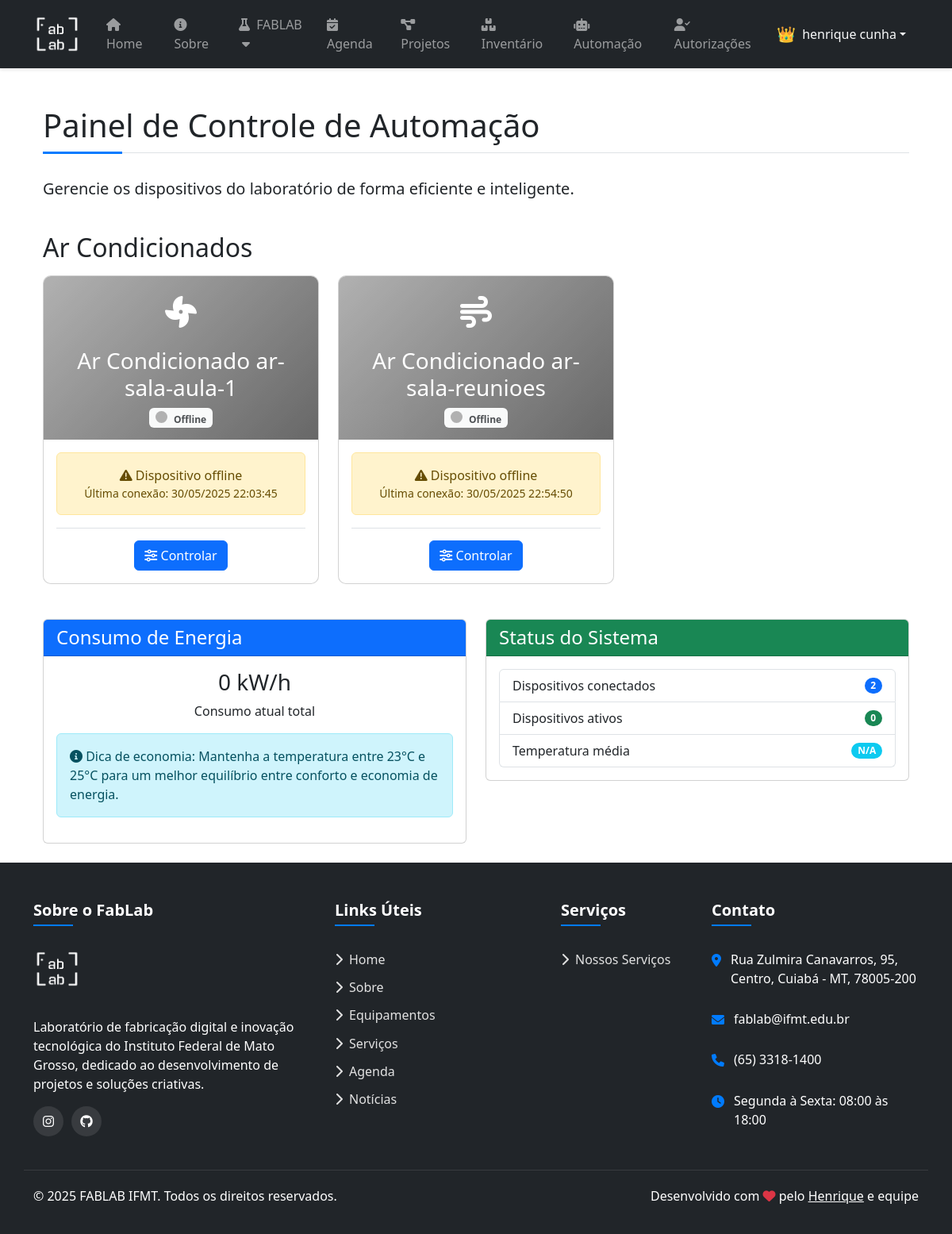
The app's page /painelar/ (signed in), older data.
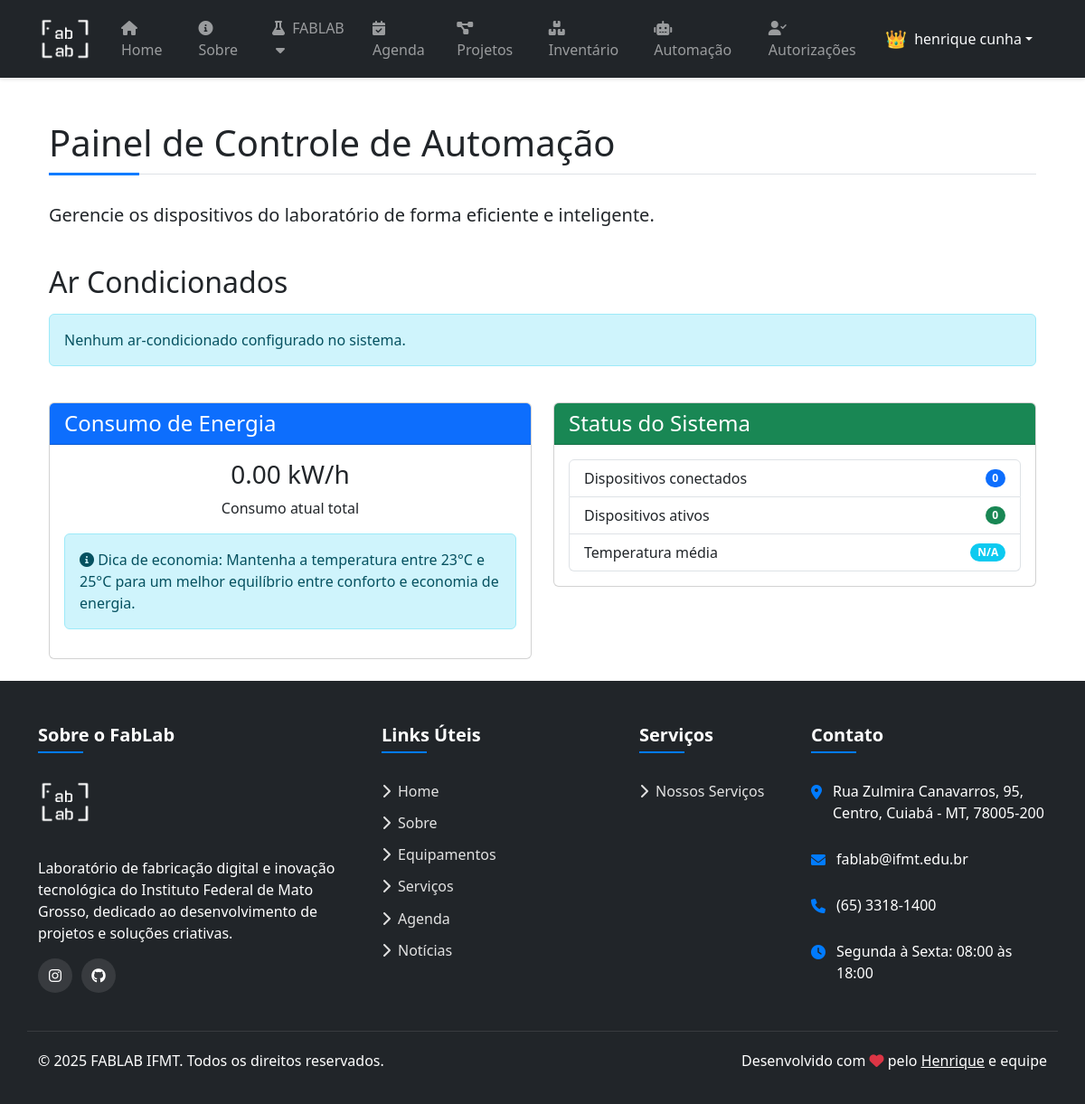
The same page, newer data.
### Controle_ar/models.py (models this page shows, shortened)
class Ar_condicionado(models.Model):
    nome = models.CharField(max_length=50)
    tag = models.CharField(max_length=50, unique=True)
    estado = models.BooleanField(default=False)
    temperatura = models.IntegerField(default=20)
    modo = models.CharField(max_length=20, default="cold")
    velocidade = models.IntegerField(default=1)  # 1-3 para baixa, média, alta
    swing = models.BooleanField(default=False)
    ultima_alteracao = models.DateTimeField(auto_now=True)
    online = models.BooleanField(default=True)
    ultimo_ping = models.DateTimeField(null=True, blank=True)
    consumo_atual = models.FloatField(default=0.0, help_text="Consumo atual em kW/h")
    temperatura_ambiente = models.FloatField(null=True, blank=True, help_text="Temperatura ambiente em °C")
    ip_address = models.GenericIPAddressField(null=True, blank=True, help_text="IP do ESP32 (preenchido automaticamente)")
    class Meta:
        verbose_name = _("Ar Condicionado")
        verbose_name_plural = _("Ar Condicionados")

### Controle_ar/views.py (the view)
    def wrapper(request, *args, **kwargs):
        if not is_admin(request.user):
            messages.error(request, "Acesso negado. Apenas administradores podem acessar esta funcionalidade.")
            return redirect('home')
        return view_func(request, *args, **kwargs)

### Controle_ar/views.py (called while the page is built)
def is_admin(user):
    return user.is_authenticated and user.is_staff

def admin_required(view_func):
    def wrapper(request, *args, **kwargs):
        if not is_admin(request.user):
            messages.error(request, "Acesso negado. Apenas administradores podem acessar esta funcionalidade.")
            return redirect('home')
        return view_func(request, *args, **kwargs)
    return wrapper

### logs/context_processors.py (called while the page is built)
def pending_events_count(request):
    context = {'global_pending_count': 0}
    if request.user.is_authenticated and request.user.is_staff:
        context['global_pending_count'] = Event.objects.filter(approved=False).count()
    return context

### users/context_processors.py (called while the page is built)
def registration_requests_count(request):
    pending_count = 0
    if request.user.is_authenticated and request.user.is_superuser:
        pending_count = RegistrationRequest.objects.filter(status='pending').count()
    return {
        'registration_pending_count': pending_count
    }

### Controle_ar/templates/Controle_ar/home.html (shortened to what the changed rows need)
{% extends 'layout.html' %}
{% load static %}
{% block content %}
<div class="container mt-4">
    <div class="row mb-4">
        <div class="col-12">
            <h1 class="section-title">Painel de Controle de Automação</h1>
        </div>
    </div>
    <div class="row mb-4">
        <div class="col-12">
            <h2 class="mb-3">Ar Condicionados</h2>
        </div>
        {% if ares %}
            {% for ar in ares %}
                <div class="col-md-4">
                    <div class="card device-card">
                        <div class="device-header {% if ar.online %}{% if ar.estado %}device-header-on{% else %}device-header-off{% endif %}{% else %}device-offline{% endif %}">
                            <div class="text-center">
                                <div class="device-icon">
                                    <i class="fas {% if ar.estado %}fa-wind{% else %}fa-fan{% endif %}"></i>
                                </div>
                                <h3>{{ ar.nome }}</h3>
                                <span class="badge bg-light text-dark">
                                    {% if ar.online %}
                                        {% if ar.estado %}
                                            <span class="status-indicator status-on"></span> Ligado
                                        {% else %}
                                            <span class="status-indicator status-off"></span> Desligado
                                        {% endif %}
                                    {% else %}
                                        <span class="status-indicator status-offline"></span> Offline
                                    {% endif %}
                                </span>
                            </div>
                        </div>
                        <div class="card-body">
                            {% if ar.online %}
                                {% if ar.estado %}
                                    <div class="text-center mb-3">
                                        <h2>{{ ar.temperatura }}°C</h2>
                                        <p>Modo: {{ ar.modo_display }} | Velocidade: {{ ar.velocidade_display }}</p>
                                    </div>
                                {% endif %}
                                <div class="device-info">
                                    <span><i class="fas fa-bolt"></i> {{ ar.consumo_atual|floatformat:2 }} kW/h</span>
                                    {% if ar.temperatura_ambiente %}
                                        <span><i class="fas fa-thermometer-half"></i> {{ ar.temperatura_ambiente }}°C (ambiente)</span>
                                    {% endif %}
                                </div>
                                <div class="text-muted text-center mt-2">
                                    <small>Última atualização: {{ ar.ultima_alteracao|date:"d/m/Y H:i:s" }}</small>
                                </div>
                            {% else %}
                                <div class="alert alert-warning text-center">
                                    <i class="fas fa-exclamation-triangle"></i> Dispositivo offline
                                    <p class="small mb-0">Última conexão: {% if ar.ultimo_ping %}{{ ar.ultimo_ping|date:"d/m/Y H:i:s" }}{% else %}Nunca conectado{% endif %}</p>
                                </div>
                            {% endif %}
                            <div class="device-footer text-center">
                                <a href="{% url 'Controle_ar:controlar_ar' ar.id %}" class="btn btn-primary">
                                    <i class="fas fa-sliders-h"></i> Controlar
                                </a>
                            </div>
                        </div>
                    </div>
                </div>
            {% endfor %}
        {% else %}
            <div class="col-12">
                <div class="alert alert-info">
                    Nenhum ar-condicionado configurado no sistema.
                </div>
            </div>
        {% endif %}
    </div>
    <div class="row mt-4">
        <div class="col-md-6">
            <div class="card">
                <div class="card-body">
                    <div class="text-center">
                        <h3>
                            {% if ares %}
                                {{ consumo_total }} kW/h
                            {% else %}
                                0.00 kW/h
                            {% endif %}
                        </h3>
                        <p>Consumo atual total</p>
                    </div>
                </div>
            </div>
        </div>
        <div class="col-md-6">
            <div class="card">
                <div class="card-body">
                    <ul class="list-group">
                        <li class="list-group-item d-flex justify-content-between align-items-center">
                            Dispositivos conectados
                            <span class="badge bg-primary rounded-pill">{{ ares.count }}</span>
                        </li>
                    </ul>
                </div>
            </div>
        </div>
    </div>
</div>
{% endblock %}

Row changes from the older to the newer data that the page shows:
removed Ar_condicionado: estado False (drawn), nome "Ar Condicionado ar-sala-aula-1", online False (drawn), ultimo_ping "30/05/2025 22:03:45"
removed Ar_condicionado: estado True (drawn), nome "Ar Condicionado ar-sala-reunioes", online False (drawn), ultimo_ping "30/05/2025 22:54:50"
Text that changed along with them:
{{ ares.count }}: "2" → "0"
{{ consumo_total }}: "0" → (not shown)
text no longer shown: "kW/h"
text now shown: "Nenhum ar-condicionado configurado no sistema. 0.00 kW/h"
